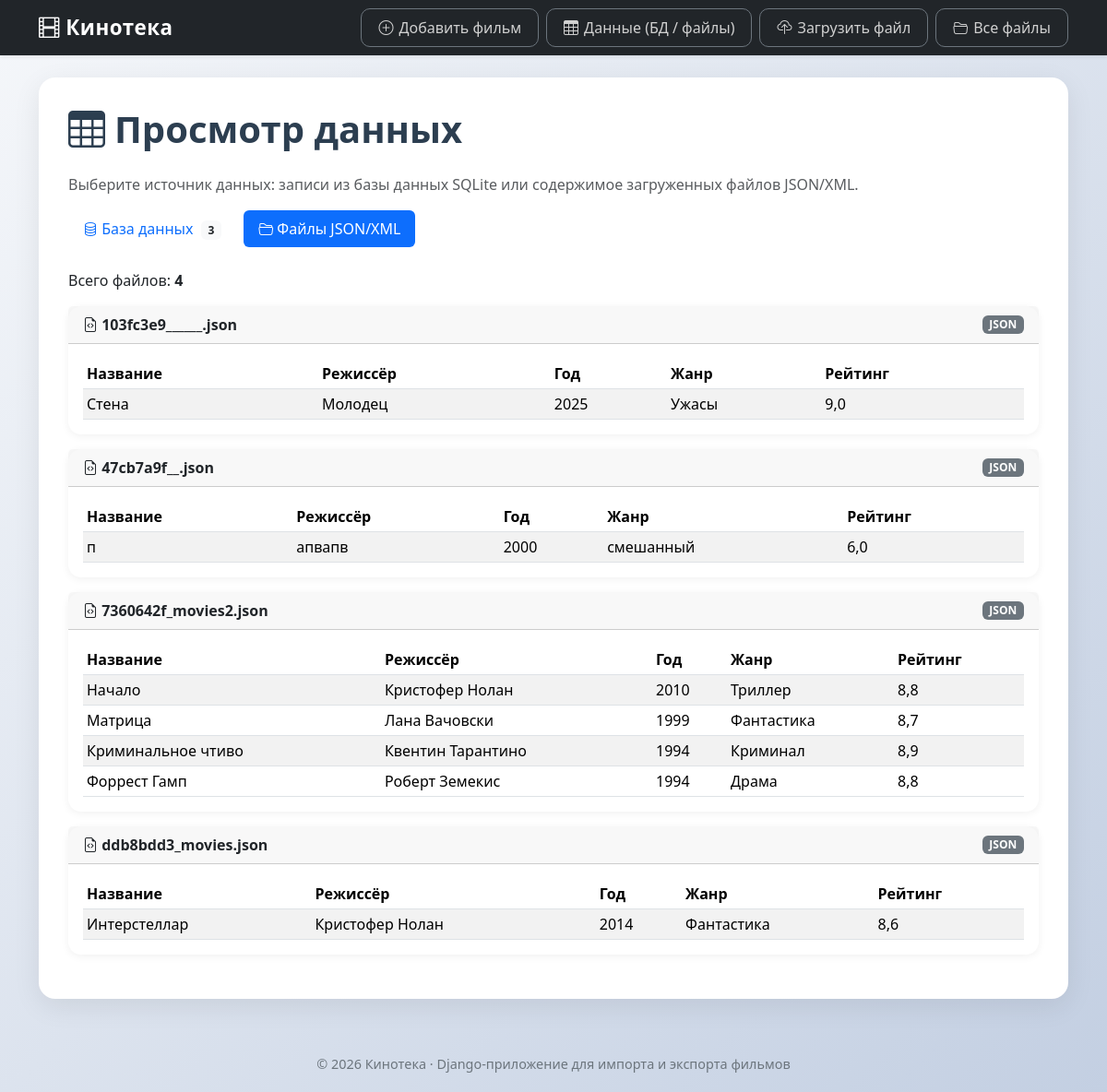
/data/?source=files, run on the app's committed database.
### movies/models.py (models this page shows, shortened)
class Movie(models.Model):
    title = models.CharField('Название', max_length=200)
    director = models.CharField('Режиссёр', max_length=200)
    year = models.IntegerField('Год')
    genre = models.CharField('Жанр', max_length=100)
    rating = models.FloatField('Рейтинг')
    created_at = models.DateTimeField('Дата добавления', auto_now_add=True)
    class Meta:
        verbose_name = 'Фильм'
        verbose_name_plural = 'Фильмы'
        ordering = ['-created_at', '-id']
        constraints = [
            models.UniqueConstraint(
                fields=['title', 'director', 'year'],
                name='unique_movie_title_director_year',
                violation_error_message=(
                    'Такая запись уже есть в базе данных: фильм с таким '
                    'названием, режиссёром и годом уже существует.'
                ),
            ),
        ]

### movies/views.py (the view)
# urls.py: path('data/', views.data_view, name='data_view'),
def data_view(request):
    source = request.GET.get('source', 'db')
    if source not in ('db', 'files'):
        source = 'db'
    context = {
        'source': source,
        'db_movies': Movie.objects.all(),
        'db_count': Movie.objects.count(),
    }
    if source == 'files':
        files_data = _read_files_data()
        context['files_data'] = files_data
        context['files_count'] = len(files_data)
    return render(request, 'movies/data.html', context)

### movies/utils.py (called while the page is built)
def validate_json_file(path: str):
    try:
        with open(path, 'r', encoding='utf-8') as f:
            data = json.load(f)
    except (json.JSONDecodeError, UnicodeDecodeError) as e:
        return False, f'Ошибка разбора JSON: {e}', None
    if isinstance(data, dict):
        data = [data]
    if not isinstance(data, list):
        return False, 'JSON должен содержать объект или массив объектов', None
    for i, item in enumerate(data):
        ok, errs = validate_movie_data(item)
        if not ok:
            return False, f'Ошибка в записи №{i + 1}: ' + '; '.join(errs), None
    return True, None, data

### movies/views.py (called while the page is built)
def _data_dir():
    return str(settings.DATA_DIR)

def _ensure_data_dir():
    os.makedirs(_data_dir(), exist_ok=True)

def _read_files_data():
    _ensure_data_dir()
    files_data = []
    for name in sorted(os.listdir(_data_dir())):
        ext = os.path.splitext(name)[1].lower()
        if ext not in ('.json', '.xml'):
            continue
        path = os.path.join(_data_dir(), name)
        item = {
            'name': name,
            'type': ext[1:].upper(),
            'movies': [],
            'error': None,
        }
        if ext == '.json':
            ok, err, data = validate_json_file(path)
        else:
            ok, err, data = validate_xml_file(path)
        if ok:
            item['movies'] = data
        else:
            item['error'] = err
        files_data.append(item)
    return files_data

### movies/templates/movies/data.html (shortened to what this page needs)
{% extends "movies/base.html" %}
{% load static %}
{% block content %}
<h1 class="page-title">
    <i class="bi bi-table"></i> Просмотр данных
</h1>
<p class="text-muted">
    Выберите источник данных: записи из базы данных SQLite или содержимое
    загруженных файлов JSON/XML.
</p>
<ul class="nav nav-pills mb-4 gap-2" id="source-tabs" role="tablist">
    <li class="nav-item" role="presentation">
        <a class="nav-link {% if source == 'db' %}active{% endif %}"
           href="{% url 'data_view' %}?source=db" role="tab">
            <i class="bi bi-database"></i> База данных
            <span class="badge bg-light text-dark ms-1">{{ db_count }}</span>
        </a>
    </li>
    <li class="nav-item" role="presentation">
        <a class="nav-link {% if source == 'files' %}active{% endif %}"
           href="{% url 'data_view' %}?source=files" role="tab">
            <i class="bi bi-folder2-open"></i> Файлы JSON/XML
        </a>
    </li>
</ul>
{% if source == 'db' %}
    <div class="row mb-3 g-2">
        <div class="col-md-6">
            <div class="input-group">
                <span class="input-group-text"><i class="bi bi-search"></i></span>
                <input type="text" id="search-input" class="form-control"
                       placeholder="Поиск по названию, режиссёру или жанру..."
                       autocomplete="off">
                <button class="btn btn-outline-secondary" type="button" id="search-clear">
                    <i class="bi bi-x-lg"></i>
                </button>
            </div>
            <div class="form-text" id="search-status">
                Введите текст для поиска по записям в базе данных.
            </div>
        </div>
        <div class="col-md-6 text-md-end">
            <a href="{% url 'add_movie' %}" class="btn btn-primary">
                <i class="bi bi-plus-circle"></i> Добавить фильм
            </a>
        </div>
    </div>
    <div class="table-responsive">
        <table class="table table-hover table-sm align-middle" id="movies-table">
            <thead class="table-light">
            <tr>
                <th>#</th>
                <th>Название</th>
                <th>Режиссёр</th>
                <th>Год</th>
                <th>Жанр</th>
                <th>Рейтинг</th>
                <th>Добавлен</th>
                <th class="text-end">Действия</th>
            </tr>
            </thead>
            <tbody id="movies-tbody">
            {% for movie in db_movies %}
                <tr data-id="{{ movie.id }}">
                    <td>{{ forloop.counter }}</td>
                    <td class="fw-semibold">{{ movie.title }}</td>
                    <td>{{ movie.director }}</td>
                    <td>{{ movie.year }}</td>
                    <td><span class="badge bg-secondary">{{ movie.genre }}</span></td>
                    <td>
                        <span class="badge {% if movie.rating >= 7 %}bg-success{% elif movie.rating >= 4 %}bg-warning text-dark{% else %}bg-danger{% endif %}">
                            {{ movie.rating }}
                        </span>
                    </td>
                    <td class="text-muted small text-nowrap">{{ movie.created_at|date:"d.m.y H:i" }}</td>
                    <td class="text-end text-nowrap">
                        <a href="{% url 'movie_edit' movie.id %}"
                           class="btn btn-sm btn-outline-primary" title="Редактировать">
                            <i class="bi bi-pencil"></i>
                        </a>
                        <form action="{% url 'movie_delete' movie.id %}" method="post"
                              class="d-inline delete-form"
                              data-title="{{ movie.title }}">
                            {% csrf_token %}
                            <button type="submit" class="btn btn-sm btn-outline-danger"
                                    title="Удалить">
                                <i class="bi bi-trash"></i>
                            </button>
                        </form>
                    </td>
                </tr>
            {% empty %}
                <tr id="empty-row">
                    <td colspan="8" class="text-center text-muted py-4">
                        <i class="bi bi-inbox fs-3 d-block mb-2"></i>
                        В базе данных пока нет записей. Добавьте фильм через форму.
                    </td>
                </tr>
            {% endfor %}
            </tbody>
        </table>
    </div>
    <div id="no-results" class="alert alert-info d-none">
        <i class="bi bi-search"></i> По запросу ничего не найдено.
    </div>
{% else %}
    {% if not files_data %}
        <div class="alert alert-warning">
            <i class="bi bi-exclamation-triangle"></i>
            Файлов не найдено. Загрузите файл или сохраните фильм в файл.
        </div>
    {% else %}
        <p>Всего файлов: <b>{{ files_count }}</b></p>
        {% for f in files_data %}
            <div class="card mb-3">
                <div class="card-header d-flex justify-content-between align-items-center">
                    <span><i class="bi bi-file-earmark-code"></i> <b>{{ f.name }}</b></span>
                    <span class="badge bg-secondary">{{ f.type }}</span>
                </div>
                <div class="card-body">
                    {% if f.error %}
                        <div class="alert alert-danger mb-0">Ошибка: {{ f.error }}</div>
                    {% else %}
                        <div class="table-responsive">
                            <table class="table table-sm table-striped mb-0">
                                <thead>
                                <tr>
                                    <th>Название</th>
                                    <th>Режиссёр</th>
                                    <th>Год</th>
                                    <th>Жанр</th>
                                    <th>Рейтинг</th>
                                </tr>
                                </thead>
                                <tbody>
                                {% for m in f.movies %}
                                    <tr>
                                        <td>{{ m.title }}</td>
                                        <td>{{ m.director }}</td>
                                        <td>{{ m.year }}</td>
                                        <td>{{ m.genre }}</td>
                                        <td>{{ m.rating }}</td>
                                    </tr>
                                {% endfor %}
                                </tbody>
                            </table>
                        </div>
                    {% endif %}
                </div>
            </div>
        {% endfor %}
    {% endif %}
{% endif %}
{% endblock %}

### movies/templates/movies/base.html (style rules this page uses)
body { background: linear-gradient(135deg, #f5f7fa 0%, #c3cfe2 100%); min-height: 100vh; font-family: 'Segoe UI', Tahoma, sans-serif; }
.page-title { font-weight: 700; color: #2c3e50; margin-bottom: 24px; display: flex; align-items: center; gap: 10px; }
.card { border: none; border-radius: 14px; box-shadow: 0 2px 10px rgba(0, 0, 0, 0.06); }

### data on the page
Movie: title "Начало", director "Кристофер Нолан", year "2010", genre "Триллер", rating "8,8"
Movie: title "Матрица", director "Лана Вачовски", year "1999", genre "Фантастика", rating "8,7"
Movie: title "Интерстеллар", director "Кристофер Нолан", year "2014", genre "Фантастика", rating "8,6"

### other printed values
{{ db_count }} "3"
{{ files_count }} "4"
{{ f.name }} "103fc3e9______.json" "47cb7a9f__.json" "7360642f_movies2.json" "ddb8bdd3_movies.json"
{{ f.type }} "JSON" "JSON" "JSON" "JSON"
{{ m.title }} "Стена" "п" "Криминальное чтиво" "Форрест Гамп"
{{ m.director }} "Молодец" "апвапв" "Квентин Тарантино" "Роберт Земекис"
{{ m.year }} "2025" "2000" "1994" "1994"
{{ m.genre }} "Ужасы" "смешанный" "Криминал" "Драма"
{{ m.rating }} "9,0" "6,0" "8,9" "8,8"
